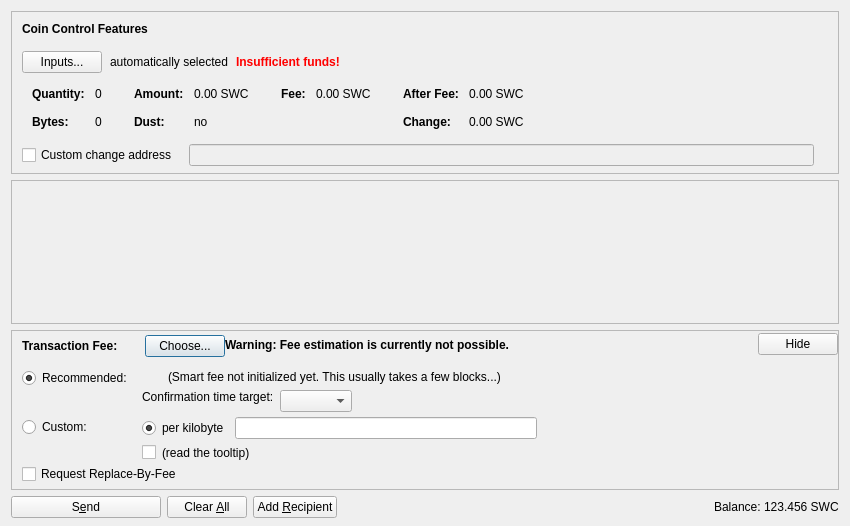
<?xml version="1.0" encoding="UTF-8"?>
<ui version="4.0">
 <class>SendCoinsDialog</class>
 <widget class="QDialog" name="SendCoinsDialog">
  <property name="geometry">
   <rect>
    <x>0</x>
    <y>0</y>
    <width>850</width>
    <height>526</height>
   </rect>
  </property>
  <property name="windowTitle">
   <string>Send Coins</string>
  </property>
  <layout class="QVBoxLayout" name="verticalLayout" stretch="0,1,0,0">
   <property name="bottomMargin">
    <number>8</number>
   </property>
   <item>
    <widget class="QFrame" name="frameCoinControl">
     <property name="sizePolicy">
      <sizepolicy hsizetype="Expanding" vsizetype="Expanding">
       <horstretch>0</horstretch>
       <verstretch>0</verstretch>
      </sizepolicy>
     </property>
     <property name="maximumSize">
      <size>
       <width>16777215</width>
       <height>16777215</height>
      </size>
     </property>
     <property name="frameShape">
      <enum>QFrame::StyledPanel</enum>
     </property>
     <property name="frameShadow">
      <enum>QFrame::Sunken</enum>
     </property>
     <layout class="QVBoxLayout" name="verticalLayoutCoinControl2">
      <property name="spacing">
       <number>0</number>
      </property>
      <property name="leftMargin">
       <number>0</number>
      </property>
      <property name="topMargin">
       <number>0</number>
      </property>
      <property name="rightMargin">
       <number>0</number>
      </property>
      <property name="bottomMargin">
       <number>6</number>
      </property>
      <item>
       <layout class="QVBoxLayout" name="verticalLayoutCoinControl" stretch="0,0,0,0,1">
        <property name="spacing">
         <number>0</number>
        </property>
        <property name="leftMargin">
         <number>10</number>
        </property>
        <property name="topMargin">
         <number>10</number>
        </property>
        <item>
         <layout class="QHBoxLayout" name="horizontalLayoutCoinControl1">
          <property name="bottomMargin">
           <number>15</number>
          </property>
          <item>
           <widget class="QLabel" name="labelCoinControlFeatures">
            <property name="sizePolicy">
             <sizepolicy hsizetype="Preferred" vsizetype="Maximum">
              <horstretch>0</horstretch>
              <verstretch>0</verstretch>
             </sizepolicy>
            </property>
            <property name="font">
             <font>
              <weight>75</weight>
              <bold>true</bold>
             </font>
            </property>
            <property name="styleSheet">
             <string notr="true">font-weight:bold;</string>
            </property>
            <property name="text">
             <string>Coin Control Features</string>
            </property>
           </widget>
          </item>
         </layout>
        </item>
        <item>
         <layout class="QHBoxLayout" name="horizontalLayoutCoinControl2" stretch="0,0,0,0">
          <property name="spacing">
           <number>8</number>
          </property>
          <property name="bottomMargin">
           <number>10</number>
          </property>
          <item>
           <widget class="QPushButton" name="pushButtonCoinControl">
            <property name="styleSheet">
             <string notr="true"/>
            </property>
            <property name="text">
             <string>Inputs...</string>
            </property>
            <property name="autoDefault">
             <bool>false</bool>
            </property>
           </widget>
          </item>
          <item>
           <widget class="QLabel" name="labelCoinControlAutomaticallySelected">
            <property name="text">
             <string>automatically selected</string>
            </property>
            <property name="margin">
             <number>5</number>
            </property>
           </widget>
          </item>
          <item>
           <widget class="QLabel" name="labelCoinControlInsuffFunds">
            <property name="font">
             <font>
              <weight>75</weight>
              <bold>true</bold>
             </font>
            </property>
            <property name="styleSheet">
             <string notr="true">color:red;font-weight:bold;</string>
            </property>
            <property name="text">
             <string>Insufficient funds!</string>
            </property>
            <property name="margin">
             <number>5</number>
            </property>
           </widget>
          </item>
          <item>
           <spacer name="horizontalSpacerCoinControl">
            <property name="orientation">
             <enum>Qt::Horizontal</enum>
            </property>
            <property name="sizeHint" stdset="0">
             <size>
              <width>40</width>
              <height>1</height>
             </size>
            </property>
           </spacer>
          </item>
         </layout>
        </item>
        <item>
         <widget class="QWidget" name="widgetCoinControl" native="true">
          <property name="sizePolicy">
           <sizepolicy hsizetype="Preferred" vsizetype="Preferred">
            <horstretch>0</horstretch>
            <verstretch>0</verstretch>
           </sizepolicy>
          </property>
          <property name="minimumSize">
           <size>
            <width>0</width>
            <height>0</height>
           </size>
          </property>
          <property name="styleSheet">
           <string notr="true"/>
          </property>
          <layout class="QHBoxLayout" name="horizontalLayoutCoinControl5">
           <property name="leftMargin">
            <number>0</number>
           </property>
           <property name="topMargin">
            <number>0</number>
           </property>
           <property name="rightMargin">
            <number>0</number>
           </property>
           <property name="bottomMargin">
            <number>0</number>
           </property>
           <item>
            <layout class="QHBoxLayout" name="horizontalLayoutCoinControl3" stretch="0,0,0,1">
             <property name="spacing">
              <number>20</number>
             </property>
             <property name="topMargin">
              <number>0</number>
             </property>
             <property name="bottomMargin">
              <number>10</number>
             </property>
             <item>
              <layout class="QFormLayout" name="formLayoutCoinControl1">
               <property name="horizontalSpacing">
                <number>10</number>
               </property>
               <property name="verticalSpacing">
                <number>14</number>
               </property>
               <property name="leftMargin">
                <number>10</number>
               </property>
               <property name="topMargin">
                <number>4</number>
               </property>
               <property name="rightMargin">
                <number>6</number>
               </property>
               <item row="0" column="0">
                <widget class="QLabel" name="labelCoinControlQuantityText">
                 <property name="font">
                  <font>
                   <weight>75</weight>
                   <bold>true</bold>
                  </font>
                 </property>
                 <property name="text">
                  <string>Quantity:</string>
                 </property>
                 <property name="margin">
                  <number>0</number>
                 </property>
                </widget>
               </item>
               <item row="0" column="1">
                <widget class="QLabel" name="labelCoinControlQuantity">
                 <property name="cursor">
                  <cursorShape>IBeamCursor</cursorShape>
                 </property>
                 <property name="contextMenuPolicy">
                  <enum>Qt::ActionsContextMenu</enum>
                 </property>
                 <property name="text">
                  <string notr="true">0</string>
                 </property>
                 <property name="margin">
                  <number>0</number>
                 </property>
                 <property name="textInteractionFlags">
                  <set>Qt::LinksAccessibleByMouse|Qt::TextSelectableByKeyboard|Qt::TextSelectableByMouse</set>
                 </property>
                </widget>
               </item>
               <item row="1" column="0">
                <widget class="QLabel" name="labelCoinControlBytesText">
                 <property name="font">
                  <font>
                   <weight>75</weight>
                   <bold>true</bold>
                  </font>
                 </property>
                 <property name="text">
                  <string>Bytes:</string>
                 </property>
                </widget>
               </item>
               <item row="1" column="1">
                <widget class="QLabel" name="labelCoinControlBytes">
                 <property name="cursor">
                  <cursorShape>IBeamCursor</cursorShape>
                 </property>
                 <property name="contextMenuPolicy">
                  <enum>Qt::ActionsContextMenu</enum>
                 </property>
                 <property name="text">
                  <string notr="true">0</string>
                 </property>
                 <property name="textInteractionFlags">
                  <set>Qt::LinksAccessibleByMouse|Qt::TextSelectableByKeyboard|Qt::TextSelectableByMouse</set>
                 </property>
                </widget>
               </item>
              </layout>
             </item>
             <item>
              <layout class="QFormLayout" name="formLayoutCoinControl2">
               <property name="horizontalSpacing">
                <number>10</number>
               </property>
               <property name="verticalSpacing">
                <number>14</number>
               </property>
               <property name="leftMargin">
                <number>6</number>
               </property>
               <property name="topMargin">
                <number>4</number>
               </property>
               <property name="rightMargin">
                <number>6</number>
               </property>
               <item row="0" column="0">
                <widget class="QLabel" name="labelCoinControlAmountText">
                 <property name="font">
                  <font>
                   <weight>75</weight>
                   <bold>true</bold>
                  </font>
                 </property>
                 <property name="text">
                  <string>Amount:</string>
                 </property>
                 <property name="margin">
                  <number>0</number>
                 </property>
                </widget>
               </item>
               <item row="0" column="1">
                <widget class="QLabel" name="labelCoinControlAmount">
                 <property name="cursor">
                  <cursorShape>IBeamCursor</cursorShape>
                 </property>
                 <property name="contextMenuPolicy">
                  <enum>Qt::ActionsContextMenu</enum>
                 </property>
                 <property name="text">
                  <string notr="true">0.00 SWC</string>
                 </property>
                 <property name="textInteractionFlags">
                  <set>Qt::LinksAccessibleByMouse|Qt::TextSelectableByKeyboard|Qt::TextSelectableByMouse</set>
                 </property>
                </widget>
               </item>
               <item row="1" column="0">
                <widget class="QLabel" name="labelCoinControlLowOutputText">
                 <property name="font">
                  <font>
                   <weight>75</weight>
                   <bold>true</bold>
                  </font>
                 </property>
                 <property name="text">
                  <string>Dust:</string>
                 </property>
                </widget>
               </item>
               <item row="1" column="1">
                <widget class="QLabel" name="labelCoinControlLowOutput">
                 <property name="cursor">
                  <cursorShape>IBeamCursor</cursorShape>
                 </property>
                 <property name="contextMenuPolicy">
                  <enum>Qt::ActionsContextMenu</enum>
                 </property>
                 <property name="text">
                  <string notr="true">no</string>
                 </property>
                 <property name="textInteractionFlags">
                  <set>Qt::LinksAccessibleByMouse|Qt::TextSelectableByKeyboard|Qt::TextSelectableByMouse</set>
                 </property>
                </widget>
               </item>
              </layout>
             </item>
             <item>
              <layout class="QFormLayout" name="formLayoutCoinControl3">
               <property name="horizontalSpacing">
                <number>10</number>
               </property>
               <property name="verticalSpacing">
                <number>14</number>
               </property>
               <property name="leftMargin">
                <number>6</number>
               </property>
               <property name="topMargin">
                <number>4</number>
               </property>
               <property name="rightMargin">
                <number>6</number>
               </property>
               <item row="0" column="0">
                <widget class="QLabel" name="labelCoinControlFeeText">
                 <property name="font">
                  <font>
                   <weight>75</weight>
                   <bold>true</bold>
                  </font>
                 </property>
                 <property name="text">
                  <string>Fee:</string>
                 </property>
                 <property name="margin">
                  <number>0</number>
                 </property>
                </widget>
               </item>
               <item row="0" column="1">
                <widget class="QLabel" name="labelCoinControlFee">
                 <property name="cursor">
                  <cursorShape>IBeamCursor</cursorShape>
                 </property>
                 <property name="contextMenuPolicy">
                  <enum>Qt::ActionsContextMenu</enum>
                 </property>
                 <property name="text">
                  <string notr="true">0.00 SWC</string>
                 </property>
                 <property name="textInteractionFlags">
                  <set>Qt::LinksAccessibleByMouse|Qt::TextSelectableByKeyboard|Qt::TextSelectableByMouse</set>
                 </property>
                </widget>
               </item>
              </layout>
             </item>
             <item>
              <layout class="QFormLayout" name="formLayoutCoinControl4">
               <property name="horizontalSpacing">
                <number>10</number>
               </property>
               <property name="verticalSpacing">
                <number>14</number>
               </property>
               <property name="leftMargin">
                <number>6</number>
               </property>
               <property name="topMargin">
                <number>4</number>
               </property>
               <property name="rightMargin">
                <number>6</number>
               </property>
               <item row="0" column="0">
                <widget class="QLabel" name="labelCoinControlAfterFeeText">
                 <property name="font">
                  <font>
                   <weight>75</weight>
                   <bold>true</bold>
                  </font>
                 </property>
                 <property name="text">
                  <string>After Fee:</string>
                 </property>
                 <property name="margin">
                  <number>0</number>
                 </property>
                </widget>
               </item>
               <item row="0" column="1">
                <widget class="QLabel" name="labelCoinControlAfterFee">
                 <property name="cursor">
                  <cursorShape>IBeamCursor</cursorShape>
                 </property>
                 <property name="contextMenuPolicy">
                  <enum>Qt::ActionsContextMenu</enum>
                 </property>
                 <property name="text">
                  <string notr="true">0.00 SWC</string>
                 </property>
                 <property name="textInteractionFlags">
                  <set>Qt::LinksAccessibleByMouse|Qt::TextSelectableByKeyboard|Qt::TextSelectableByMouse</set>
                 </property>
                </widget>
               </item>
               <item row="1" column="0">
                <widget class="QLabel" name="labelCoinControlChangeText">
                 <property name="font">
                  <font>
                   <weight>75</weight>
                   <bold>true</bold>
                  </font>
                 </property>
                 <property name="text">
                  <string>Change:</string>
                 </property>
                </widget>
               </item>
               <item row="1" column="1">
                <widget class="QLabel" name="labelCoinControlChange">
                 <property name="cursor">
                  <cursorShape>IBeamCursor</cursorShape>
                 </property>
                 <property name="contextMenuPolicy">
                  <enum>Qt::ActionsContextMenu</enum>
                 </property>
                 <property name="text">
                  <string notr="true">0.00 SWC</string>
                 </property>
                 <property name="textInteractionFlags">
                  <set>Qt::LinksAccessibleByMouse|Qt::TextSelectableByKeyboard|Qt::TextSelectableByMouse</set>
                 </property>
                </widget>
               </item>
              </layout>
             </item>
            </layout>
           </item>
          </layout>
         </widget>
        </item>
        <item>
         <layout class="QHBoxLayout" name="horizontalLayoutCoinControl4" stretch="0,0,0">
          <property name="spacing">
           <number>12</number>
          </property>
          <property name="sizeConstraint">
           <enum>QLayout::SetDefaultConstraint</enum>
          </property>
          <property name="topMargin">
           <number>5</number>
          </property>
          <property name="rightMargin">
           <number>5</number>
          </property>
          <item>
           <widget class="QCheckBox" name="checkBoxCoinControlChange">
            <property name="toolTip">
             <string>If this is activated, but the change address is empty or invalid, change will be sent to a newly generated address.</string>
            </property>
            <property name="text">
             <string>Custom change address</string>
            </property>
           </widget>
          </item>
          <item>
           <widget class="QValidatedLineEdit" name="lineEditCoinControlChange">
            <property name="enabled">
             <bool>false</bool>
            </property>
            <property name="sizePolicy">
             <sizepolicy hsizetype="Expanding" vsizetype="Fixed">
              <horstretch>0</horstretch>
              <verstretch>0</verstretch>
             </sizepolicy>
            </property>
           </widget>
          </item>
          <item>
           <widget class="QLabel" name="labelCoinControlChangeLabel">
            <property name="sizePolicy">
             <sizepolicy hsizetype="Preferred" vsizetype="Expanding">
              <horstretch>0</horstretch>
              <verstretch>0</verstretch>
             </sizepolicy>
            </property>
            <property name="minimumSize">
             <size>
              <width>0</width>
              <height>0</height>
             </size>
            </property>
            <property name="text">
             <string/>
            </property>
            <property name="margin">
             <number>3</number>
            </property>
           </widget>
          </item>
         </layout>
        </item>
        <item>
         <spacer name="verticalSpacerCoinControl">
          <property name="orientation">
           <enum>Qt::Vertical</enum>
          </property>
          <property name="sizeHint" stdset="0">
           <size>
            <width>800</width>
            <height>1</height>
           </size>
          </property>
         </spacer>
        </item>
       </layout>
      </item>
     </layout>
    </widget>
   </item>
   <item>
    <widget class="QScrollArea" name="scrollArea">
     <property name="widgetResizable">
      <bool>true</bool>
     </property>
     <widget class="QWidget" name="scrollAreaWidgetContents">
      <property name="geometry">
       <rect>
        <x>0</x>
        <y>0</y>
        <width>830</width>
        <height>104</height>
       </rect>
      </property>
      <layout class="QVBoxLayout" name="verticalLayout_2" stretch="0,1">
       <property name="leftMargin">
        <number>0</number>
       </property>
       <property name="topMargin">
        <number>0</number>
       </property>
       <property name="rightMargin">
        <number>0</number>
       </property>
       <property name="bottomMargin">
        <number>0</number>
       </property>
       <item>
        <layout class="QVBoxLayout" name="entries">
         <property name="spacing">
          <number>6</number>
         </property>
        </layout>
       </item>
       <item>
        <spacer name="verticalSpacer">
         <property name="orientation">
          <enum>Qt::Vertical</enum>
         </property>
         <property name="sizeHint" stdset="0">
          <size>
           <width>20</width>
           <height>40</height>
          </size>
         </property>
        </spacer>
       </item>
      </layout>
     </widget>
    </widget>
   </item>
   <item>
    <widget class="QFrame" name="frameFee">
     <property name="sizePolicy">
      <sizepolicy hsizetype="Expanding" vsizetype="Expanding">
       <horstretch>0</horstretch>
       <verstretch>0</verstretch>
      </sizepolicy>
     </property>
     <property name="maximumSize">
      <size>
       <width>16777215</width>
       <height>16777215</height>
      </size>
     </property>
     <property name="frameShape">
      <enum>QFrame::StyledPanel</enum>
     </property>
     <property name="frameShadow">
      <enum>QFrame::Sunken</enum>
     </property>
     <layout class="QVBoxLayout" name="verticalLayoutFee1">
      <property name="spacing">
       <number>0</number>
      </property>
      <property name="leftMargin">
       <number>0</number>
      </property>
      <property name="topMargin">
       <number>0</number>
      </property>
      <property name="rightMargin">
       <number>0</number>
      </property>
      <property name="bottomMargin">
       <number>0</number>
      </property>
      <item>
       <layout class="QVBoxLayout" name="verticalLayoutFee2" stretch="0,0,0">
        <property name="spacing">
         <number>0</number>
        </property>
        <property name="leftMargin">
         <number>10</number>
        </property>
        <property name="topMargin">
         <number>0</number>
        </property>
        <item>
         <layout class="QHBoxLayout" name="horizontalLayoutFee1">
          <property name="bottomMargin">
           <number>0</number>
          </property>
          <item>
           <layout class="QVBoxLayout" name="verticalLayoutFee7">
            <property name="spacing">
             <number>0</number>
            </property>
            <item>
             <spacer name="verticalSpacerSmartFee">
              <property name="orientation">
               <enum>Qt::Vertical</enum>
              </property>
              <property name="sizeType">
               <enum>QSizePolicy::Fixed</enum>
              </property>
              <property name="sizeHint" stdset="0">
               <size>
                <width>1</width>
                <height>4</height>
               </size>
              </property>
             </spacer>
            </item>
            <item>
             <layout class="QHBoxLayout" name="horizontalLayoutSmartFee">
              <property name="spacing">
               <number>10</number>
              </property>
              <item>
               <widget class="QLabel" name="labelFeeHeadline">
                <property name="sizePolicy">
                 <sizepolicy hsizetype="Preferred" vsizetype="Maximum">
                  <horstretch>0</horstretch>
                  <verstretch>0</verstretch>
                 </sizepolicy>
                </property>
                <property name="font">
                 <font>
                  <weight>75</weight>
                  <bold>true</bold>
                 </font>
                </property>
                <property name="styleSheet">
                 <string notr="true">font-weight:bold;</string>
                </property>
                <property name="text">
                 <string>Transaction Fee:</string>
                </property>
               </widget>
              </item>
              <item>
               <widget class="QLabel" name="labelFeeMinimized">
                <property name="text">
                 <string/>
                </property>
               </widget>
              </item>
              <item>
               <widget class="QPushButton" name="buttonChooseFee">
                <property name="text">
                 <string>Choose...</string>
                </property>
               </widget>
              </item>
             </layout>
            </item>
            <item>
             <spacer name="verticalSpacer_5">
              <property name="orientation">
               <enum>Qt::Vertical</enum>
              </property>
              <property name="sizeHint" stdset="0">
               <size>
                <width>1</width>
                <height>1</height>
               </size>
              </property>
             </spacer>
            </item>
           </layout>
          </item>
          <item>
           <widget class="QLabel" name="fallbackFeeWarningLabel">
            <property name="toolTip">
             <string>Using the fallbackfee can result in sending a transaction that will take several hours or days (or never) to confirm. Consider choosing your fee manually or wait until you have validated the complete chain.</string>
            </property>
            <property name="font">
            <font>
                <weight>75</weight>
                <bold>true</bold>
            </font>
            </property>
            <property name="text">
             <string>Warning: Fee estimation is currently not possible.</string>
            </property>
            <property name="wordWrap">
             <bool>false</bool>
            </property>
           </widget>
          </item>
          <item>
           <spacer name="horizontalSpacer_4">
            <property name="orientation">
             <enum>Qt::Horizontal</enum>
            </property>
            <property name="sizeType">
             <enum>QSizePolicy::MinimumExpanding</enum>
            </property>
            <property name="sizeHint" stdset="0">
             <size>
              <width>40</width>
              <height>20</height>
             </size>
            </property>
           </spacer>
          </item>
          <item>
           <widget class="QPushButton" name="buttonMinimizeFee">
            <property name="toolTip">
             <string>collapse fee-settings</string>
            </property>
            <property name="text">
             <string>Hide</string>
            </property>
           </widget>
          </item>
         </layout>
        </item>
        <item>
         <widget class="QFrame" name="frameFeeSelection">
          <layout class="QVBoxLayout" name="verticalLayoutFee12">
           <property name="spacing">
            <number>0</number>
           </property>
           <property name="leftMargin">
            <number>0</number>
           </property>
           <property name="topMargin">
            <number>0</number>
           </property>
           <property name="rightMargin">
            <number>0</number>
           </property>
           <property name="bottomMargin">
            <number>0</number>
           </property>
           <item>
            <layout class="QGridLayout" name="gridLayoutFee">
             <property name="topMargin">
              <number>10</number>
             </property>
             <property name="bottomMargin">
              <number>4</number>
             </property>
             <property name="horizontalSpacing">
              <number>10</number>
             </property>
             <property name="verticalSpacing">
              <number>4</number>
             </property>
             <item row="1" column="1">
              <layout class="QVBoxLayout" name="verticalLayoutFee8">
               <property name="spacing">
                <number>6</number>
               </property>
               <item>
                <layout class="QHBoxLayout" name="horizontalLayoutFee13">
                 <item>
                  <widget class="QRadioButton" name="radioCustomPerKilobyte">
                   <property name="toolTip">
                    <string>If the custom fee is set to 1000 satoshis and the transaction is only 250 bytes, then &quot;per kilobyte&quot; only pays 250 satoshis in fee, while &quot;total at least&quot; pays 1000 satoshis. For transactions bigger than a kilobyte both pay by kilobyte.</string>
                   </property>
                   <property name="text">
                    <string>per kilobyte</string>
                   </property>
                   <property name="checked">
                    <bool>true</bool>
                   </property>
                   <attribute name="buttonGroup">
                    <string notr="true">groupCustomFee</string>
                   </attribute>
                  </widget>
                 </item>
                 <item>
                  <widget class="BitcoinAmountField" name="customFee"/>
                 </item>
                 <item>
                  <spacer name="horizontalSpacer_6">
                   <property name="orientation">
                    <enum>Qt::Horizontal</enum>
                   </property>
                   <property name="sizeHint" stdset="0">
                    <size>
                     <width>1</width>
                     <height>1</height>
                    </size>
                   </property>
                  </spacer>
                 </item>
                </layout>
               </item>
               <item>
                <layout class="QHBoxLayout" name="horizontalLayoutFee8">
                 <item>
                  <widget class="QCheckBox" name="checkBoxMinimumFee">
                   <property name="toolTip">
                    <string>Paying only the minimum fee is just fine as long as there is less transaction volume than space in the blocks. But be aware that this can end up in a never confirming transaction once there is more demand for SegwitCoin transactions than the network can process.</string>
                   </property>
                   <property name="text">
                    <string/>
                   </property>
                  </widget>
                 </item>
                 <item>
                  <widget class="QLabel" name="labelMinFeeWarning">
                   <property name="enabled">
                    <bool>true</bool>
                   </property>
                   <property name="toolTip">
                    <string>Paying only the minimum fee is just fine as long as there is less transaction volume than space in the blocks. But be aware that this can end up in a never confirming transaction once there is more demand for SegwitCoin transactions than the network can process.</string>
                   </property>
                   <property name="text">
                    <string>(read the tooltip)</string>
                   </property>
                   <property name="margin">
                    <number>5</number>
                   </property>
                  </widget>
                 </item>
                 <item>
                  <spacer name="horizontalSpacer_2">
                   <property name="orientation">
                    <enum>Qt::Horizontal</enum>
                   </property>
                   <property name="sizeHint" stdset="0">
                    <size>
                     <width>1</width>
                     <height>1</height>
                    </size>
                   </property>
                  </spacer>
                 </item>
                </layout>
               </item>
              </layout>
             </item>
             <item row="0" column="0">
              <layout class="QVBoxLayout" name="verticalLayoutFee4" stretch="0,1">
               <item>
                <widget class="QRadioButton" name="radioSmartFee">
                 <property name="text">
                  <string>Recommended:</string>
                 </property>
                 <property name="checked">
                  <bool>true</bool>
                 </property>
                 <attribute name="buttonGroup">
                  <string notr="true">groupFee</string>
                 </attribute>
                </widget>
               </item>
               <item>
                <spacer name="verticalSpacer_2">
                 <property name="orientation">
                  <enum>Qt::Vertical</enum>
                 </property>
                 <property name="sizeHint" stdset="0">
                  <size>
                   <width>1</width>
                   <height>1</height>
                  </size>
                 </property>
                </spacer>
               </item>
              </layout>
             </item>
             <item row="1" column="0">
              <layout class="QVBoxLayout" name="verticalLayoutFee9" stretch="0,1">
               <item>
                <widget class="QRadioButton" name="radioCustomFee">
                 <property name="text">
                  <string>Custom:</string>
                 </property>
                 <attribute name="buttonGroup">
                  <string notr="true">groupFee</string>
                 </attribute>
                </widget>
               </item>
               <item>
                <spacer name="verticalSpacer_6">
                 <property name="orientation">
                  <enum>Qt::Vertical</enum>
                 </property>
                 <property name="sizeHint" stdset="0">
                  <size>
                   <width>1</width>
                   <height>1</height>
                  </size>
                 </property>
                </spacer>
               </item>
              </layout>
             </item>
             <item row="0" column="1">
              <layout class="QVBoxLayout" name="verticalLayoutFee3" stretch="0,0,1">
               <property name="spacing">
                <number>6</number>
               </property>
               <property name="topMargin">
                <number>2</number>
               </property>
               <item>
                <layout class="QHBoxLayout" name="horizontalLayoutFee12">
                 <item>
                  <widget class="QLabel" name="labelSmartFee">
                   <property name="text">
                    <string/>
                   </property>
                   <property name="margin">
                    <number>2</number>
                   </property>
                  </widget>
                 </item>
                 <item>
                  <widget class="QLabel" name="labelFeeEstimation">
                   <property name="text">
                    <string/>
                   </property>
                  </widget>
                 </item>
                 <item>
                  <widget class="QLabel" name="labelSmartFee2">
                   <property name="text">
                    <string>(Smart fee not initialized yet. This usually takes a few blocks...)</string>
                   </property>
                   <property name="margin">
                    <number>2</number>
                   </property>
                  </widget>
                 </item>
                 <item>
                  <spacer name="horizontalSpacer_5">
                   <property name="orientation">
                    <enum>Qt::Horizontal</enum>
                   </property>
                   <property name="sizeHint" stdset="0">
                    <size>
                     <width>1</width>
                     <height>1</height>
                    </size>
                   </property>
                  </spacer>
                 </item>
                </layout>
               </item>
               <item>
                <layout class="QHBoxLayout" name="horizontalLayoutFee9">
                 <item>
                  <layout class="QVBoxLayout" name="verticalLayoutFee6">
                   <item>
                    <widget class="QLabel" name="labelSmartFee3">
                     <property name="text">
                      <string>Confirmation time target:</string>
                     </property>
                     <property name="margin">
                      <number>2</number>
                     </property>
                    </widget>
                   </item>
                   <item>
                    <spacer name="verticalSpacer_3">
                     <property name="orientation">
                      <enum>Qt::Vertical</enum>
                     </property>
                     <property name="sizeHint" stdset="0">
                      <size>
                       <width>1</width>
                       <height>1</height>
                      </size>
                     </property>
                    </spacer>
                   </item>
                  </layout>
                 </item>
                 <item>
                  <layout class="QVBoxLayout" name="verticalLayoutFee5">
                   <property name="rightMargin">
                    <number>30</number>
                   </property>
                   <item>
                    <layout class="QHBoxLayout" name="horizontalLayoutConfTarget">
                     <property name="bottomMargin">
                      <number>0</number>
                     </property>
                     <item>
                      <widget class="QComboBox" name="confTargetSelector"/>
                     </item>
                     <item>
                      <spacer name="horizontalSpacerConfTarget">
                       <property name="orientation">
                        <enum>Qt::Horizontal</enum>
                       </property>
                       <property name="sizeHint" stdset="0">
                        <size>
                         <width>40</width>
                         <height>20</height>
                        </size>
                       </property>
                      </spacer>
                     </item>
                    </layout>
                   </item>
                  </layout>
                 </item>
                </layout>
               </item>
               <item>
                <spacer name="verticalSpacer_4">
                 <property name="orientation">
                  <enum>Qt::Vertical</enum>
                 </property>
                 <property name="sizeHint" stdset="0">
                  <size>
                   <width>1</width>
                   <height>1</height>
                  </size>
                 </property>
                </spacer>
               </item>
              </layout>
             </item>
            </layout>
           </item>
           <item>
            <widget class="QCheckBox" name="optInRBF">
             <property name="text">
              <string>Request Replace-By-Fee</string>
             </property>
             <property name="toolTip">
              <string>Indicates that the sender may wish to replace this transaction with a new one paying higher fees (prior to being confirmed).</string>
             </property>
            </widget>
           </item>
          </layout>
         </widget>
        </item>
        <item>
         <spacer name="verticalSpacerFee">
          <property name="orientation">
           <enum>Qt::Vertical</enum>
          </property>
          <property name="sizeHint" stdset="0">
           <size>
            <width>40</width>
            <height>5</height>
           </size>
          </property>
         </spacer>
        </item>
       </layout>
      </item>
     </layout>
    </widget>
   </item>
   <item>
    <layout class="QHBoxLayout" name="horizontalLayout">
     <item>
      <widget class="QPushButton" name="sendButton">
       <property name="minimumSize">
        <size>
         <width>150</width>
         <height>0</height>
        </size>
       </property>
       <property name="toolTip">
        <string>Confirm the send action</string>
       </property>
       <property name="text">
        <string>S&amp;end</string>
       </property>
       <property name="icon">
        <iconset resource="../bitcoin.qrc">
         <normaloff>:/icons/send</normaloff>:/icons/send</iconset>
       </property>
       <property name="autoDefault">
        <bool>false</bool>
       </property>
       <property name="default">
        <bool>false</bool>
       </property>
      </widget>
     </item>
     <item>
      <widget class="QPushButton" name="clearButton">
       <property name="sizePolicy">
        <sizepolicy hsizetype="Minimum" vsizetype="Fixed">
         <horstretch>0</horstretch>
         <verstretch>0</verstretch>
        </sizepolicy>
       </property>
       <property name="toolTip">
        <string>Clear all fields of the form.</string>
       </property>
       <property name="text">
        <string>Clear &amp;All</string>
       </property>
       <property name="icon">
        <iconset resource="../bitcoin.qrc">
         <normaloff>:/icons/remove</normaloff>:/icons/remove</iconset>
       </property>
       <property name="autoDefault">
        <bool>false</bool>
       </property>
      </widget>
     </item>
     <item>
      <widget class="QPushButton" name="addButton">
       <property name="toolTip">
        <string>Send to multiple recipients at once</string>
       </property>
       <property name="text">
        <string>Add &amp;Recipient</string>
       </property>
       <property name="icon">
        <iconset resource="../bitcoin.qrc">
         <normaloff>:/icons/add</normaloff>:/icons/add</iconset>
       </property>
       <property name="autoDefault">
        <bool>false</bool>
       </property>
      </widget>
     </item>
     <item>
      <spacer name="horizontalSpacer">
       <property name="orientation">
        <enum>Qt::Horizontal</enum>
       </property>
       <property name="sizeHint" stdset="0">
        <size>
         <width>40</width>
         <height>20</height>
        </size>
       </property>
      </spacer>
     </item>
     <item>
      <layout class="QHBoxLayout" name="horizontalLayout_2">
       <property name="spacing">
        <number>3</number>
       </property>
       <item>
        <widget class="QLabel" name="label">
         <property name="sizePolicy">
          <sizepolicy hsizetype="Preferred" vsizetype="Fixed">
           <horstretch>0</horstretch>
           <verstretch>0</verstretch>
          </sizepolicy>
         </property>
         <property name="text">
          <string>Balance:</string>
         </property>
        </widget>
       </item>
       <item>
        <widget class="QLabel" name="labelBalance">
         <property name="sizePolicy">
          <sizepolicy hsizetype="Preferred" vsizetype="Fixed">
           <horstretch>0</horstretch>
           <verstretch>0</verstretch>
          </sizepolicy>
         </property>
         <property name="cursor">
          <cursorShape>IBeamCursor</cursorShape>
         </property>
         <property name="text">
          <string notr="true">123.456 SWC</string>
         </property>
         <property name="textInteractionFlags">
          <set>Qt::LinksAccessibleByMouse|Qt::TextSelectableByKeyboard|Qt::TextSelectableByMouse</set>
         </property>
        </widget>
       </item>
      </layout>
     </item>
    </layout>
   </item>
  </layout>
 </widget>
 <customwidgets>
  <customwidget>
   <class>QValidatedLineEdit</class>
   <extends>QLineEdit</extends>
   <header>qvalidatedlineedit.h</header>
  </customwidget>
  <customwidget>
   <class>BitcoinAmountField</class>
   <extends>QLineEdit</extends>
   <header>bitcoinamountfield.h</header>
   <container>1</container>
  </customwidget>
 </customwidgets>
 <resources>
  <include location="../bitcoin.qrc"/>
 </resources>
 <connections/>
 <buttongroups>
  <buttongroup name="groupFee"/>
  <buttongroup name="groupCustomFee"/>
 </buttongroups>
</ui>
